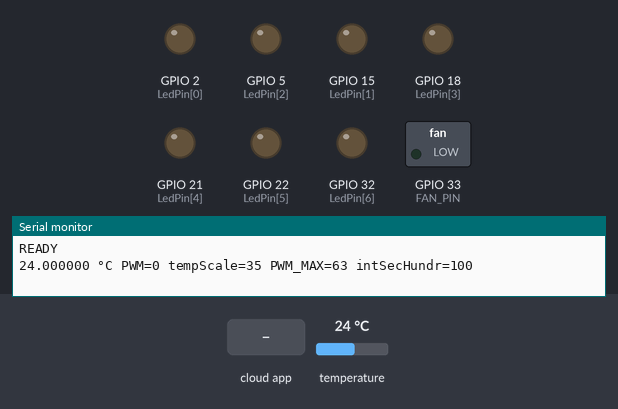
The sketch below on a simulated ESP32. Parts: switched loads named in the sketch (green lamp = pin HIGH), output pins drawn as LEDs (lit = HIGH), the last lines printed to the serial monitor. Dashed ring = blinking. The test bench sets the inputs (shaded band); at power-on: temperature 24 °C. The RemoteXY app is connected.

Above: at 1.2 s.
1.3 s: the phone or cloud app sets RaSwitch1 to 1
At 2.0 s:
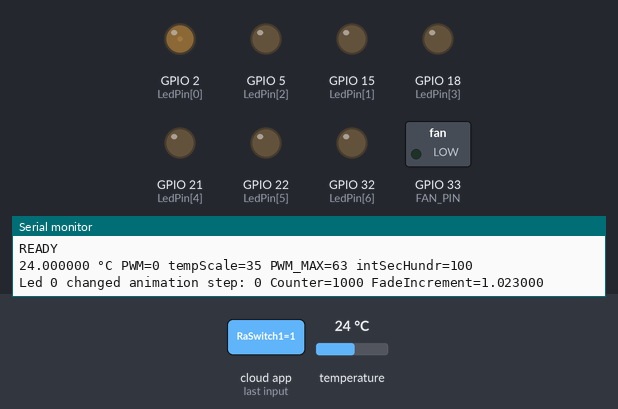
4.8 s: the phone or cloud app sets RaAnimazione to 1
At 7.5 s:
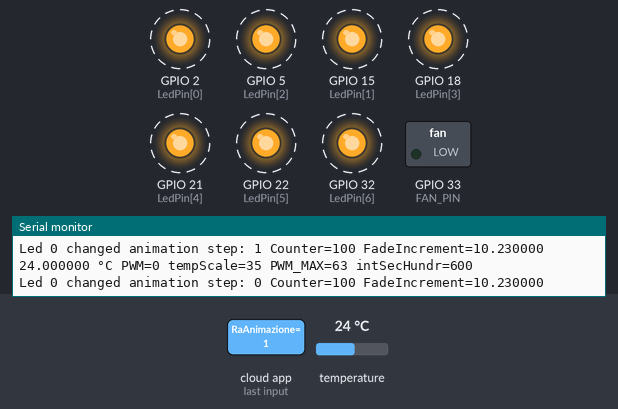
9.1 s: temperature set to 35.4 °C
10.9 s: temperature set to 36.4 °C
At 14.3 s:
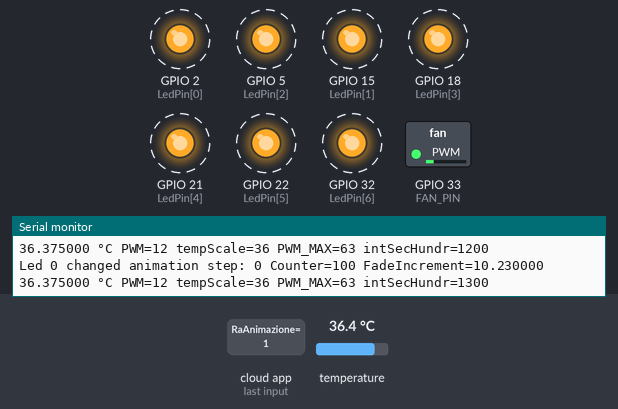
15.2 s: the phone or cloud app sets slider_1 to 25
19.5 s: the phone or cloud app sets RaAnimazione to 0
At 20.5 s:
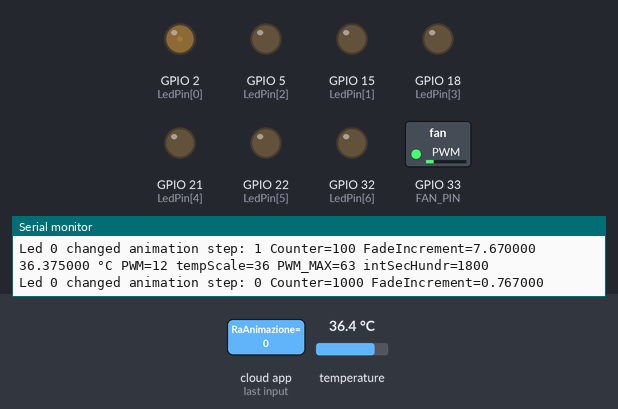
Timing chart, 0 to 28.3 s (numbered marks = the images above; inputs shaded):
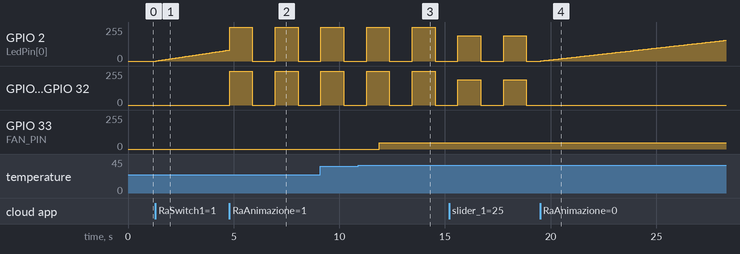

Measured:
- the behaviour switches between 35.9 and 36 °C on temperature (found by bisection; images 2 and 3)
- after the input at 1.3 s, GPIO 2 (LedPin[0]): moves from 0/255 to 82/255 over 3.4 s, starting at once
- after the input at 4.8 s, GPIO 5 (LedPin[2]), GPIO 15 (LedPin[1]), GPIO 18 (LedPin[3]), GPIO 21 (LedPin[4]), GPIO 22 (LedPin[5]), GPIO 32 (LedPin[6]): alternates 255/255 for 1.1 s and 0/255 for 1.1 s, starting at once
- after the input at 10.9 s, GPIO 33 (FAN_PIN): 0/255 → 48/255 after 0.99 s
- after the input at 19.5 s, GPIO 5 (LedPin[2]), GPIO 15 (LedPin[1]), GPIO 18 (LedPin[3]), GPIO 21 (LedPin[4]), GPIO 22 (LedPin[5]), GPIO 32 (LedPin[6]): stops changing and stays 0/255

The sketch:

ESP32SNativitySceneDimmer.ino
```cpp
//////////////////////////////////////////////
//        RemoteXY include library          //
//////////////////////////////////////////////

// RemoteXY select connection mode and include library
#define REMOTEXY_MODE__ESP32CORE_BLUETOOTH
#include <BluetoothSerial.h>

#include <RemoteXY.h>

// RemoteXY connection settings
#define REMOTEXY_BLUETOOTH_NAME "RemoteXY"


// RemoteXY configurate
#pragma pack(push, 1)
uint8_t RemoteXY_CONF[] =
  { 255,3,0,0,0,73,0,13,13,1,
  2,0,21,3,22,11,2,26,31,31,
  79,78,0,79,70,70,0,3,132,14,
  28,33,9,2,26,129,0,14,20,34,
  6,17,65,110,105,109,97,122,105,111,
  110,101,0,4,192,0,49,62,7,2,
  26,129,0,15,41,34,6,17,76,117,
  109,105,110,111,115,105,116,195,160,0 };

// this structure defines all the variables and events of your control interface
struct {

    // input variables
  uint8_t RaSwitch1; // =1 if switch ON and =0 if OFF
  uint8_t RaAnimazione; // =0 if select position A, =1 if position B, =2 if position C, ...
  int8_t slider_1; // =0..100 slider position

    // other variable
  uint8_t connect_flag;  // =1 if wire connected, else =0

} RemoteXY;
#pragma pack(pop)

/////////////////////////////////////////////
//           END RemoteXY include          //
/////////////////////////////////////////////

#include <OneWire.h>
#include <DallasTemperature.h>

#define VERBOSE true
#define TIME_RES_MILLIS 10

// LED ------------------------------------------------------
#define NUMLEDS 7
#define MAXANIMATIONSTEPS 10
enum {
  ENDANIMATION=0,
  FADEUP,
  FADEDOWN,
  ON,
  OFF
};

//uint8_t LedPin[NUMLEDS] ={2,15,5,18,19,21,22,23,32,33,25,26,27,14,12};
uint8_t LedPin[NUMLEDS]   ={2,15,5,18,21,22,32};
uint8_t intLedCurAniIdx[NUMLEDS];
uint16_t intLedTimeCounter[NUMLEDS];
uint8_t aLedProgram[][NUMLEDS][MAXANIMATIONSTEPS][2]={
{
   { {FADEUP,10}, {ON,75}, {FADEDOWN,5}, {OFF, 30} }
  ,{ {OFF,10}, {FADEUP,10},{ON, 55}, {FADEDOWN,5}, {OFF,35} }
  ,{ {OFF,20}, {FADEUP,10},{ON, 40}, {FADEDOWN,5}, {OFF,45} }
  ,{ {OFF,30}, {FADEUP, 5},{ON, 30}, {FADEDOWN,5}, {OFF,50} }
  ,{ {OFF,35}, {FADEUP, 5},{ON, 25}, {FADEDOWN,5}, {OFF,50} }
  ,{ {OFF,40}, {FADEUP, 5},{ON, 20}, {FADEDOWN,5}, {OFF,50} }
  ,{ {OFF,45}, {FADEUP, 5},{ON, 25}, {FADEDOWN,5}, {OFF,40} }
}
,{
   { {ON, 1},{OFF, 1} }
  ,{ {ON, 1},{OFF, 1} }
  ,{ {ON, 1},{OFF, 1} }
  ,{ {ON, 1},{OFF, 1} }
  ,{ {ON, 1},{OFF, 1} }
  ,{ {ON, 1},{OFF, 1} }
  ,{ {ON, 1},{OFF, 1} }
}
,{
   { {FADEUP, 5},{FADEDOWN, 5} }
  ,{ {FADEUP, 5},{FADEDOWN, 5} }
  ,{ {FADEUP, 5},{FADEDOWN, 5} }
  ,{ {FADEUP, 5},{FADEDOWN, 5} }
  ,{ {FADEUP, 5},{FADEDOWN, 5} }
  ,{ {FADEUP, 5},{FADEDOWN, 5} }
  ,{ {FADEUP, 5},{FADEDOWN, 5} }
}
,{
   { {ON, 1} }
  ,{ {ON, 1} }
  ,{ {ON, 1} }
  ,{ {ON, 1} }
  ,{ {ON, 1} }
  ,{ {ON, 1} }
  ,{ {ON, 1} }
}
};
#define NUMLEDPROGRAMS sizeof(aLedProgram)/NUMLEDS/MAXANIMATIONSTEPS/2

uint8_t intLedCurPgm=1;
float LedPWM[NUMLEDS];
float LedFadeIncrement[NUMLEDS];

// LED PWM Settings
#define PWMFREQ 5000 // 5 KHz
#define PWMRESOLUTION 10 // 0 to 2^10-1=1023
const int MAX_DUTY_CYCLE = (int)(pow(2, PWMRESOLUTION) - 1);
int intBrightness;

// PUSHBUTTON ----------------------------------------------
#define PUSHBUTTONPIN 0 //13 // use 0 for GPIO0, the on-board pushbutton
int intPushButtonPrevState=HIGH;
int intPushButtonCounter;
#define PUSHBUTTONLONGPRESSHUNDR 200 // 2 seconds for a long press state

// DS18B20 -------------------------------------------------
// GPIO where the DS18B20 is connected to
#define oneWireBus 4

// Setup a oneWire instance to communicate with any OneWire devices
OneWire oneWire(oneWireBus);

// Pass our oneWire reference to Dallas Temperature sensor
DallasTemperature sensors(&oneWire);

float temperatureC;

// FAN ------------------------------------------------------
#define FAN_PIN 33
#define FAN_PWMCHAN 15       // use the last one, leaving all the other 0 to 15 to LEDs
#define FAN_PWM_RESOLUTION 6 // 64 different fan speeds are enough
#define FAN_PWM_FREQ 10000   // Use a higher frequency for the fan, otherwise you can hear it whisteling
const int FAN_PWM_MAX=(pow(2, FAN_PWM_RESOLUTION) - 1);
#define FAN_TEMP_MAX 40      // Fan hysteresys: Temperature at which to start the fan
#define FAN_TEMP_MIN 35      //                 Temperature at which to stop the fan

int intSecHundr,lastTimerValue;
int intLastTempRead;

// ------------------------------------------------------------------------------
void dbgprintf(const char *format, ...) { // Generic debug sprintf function capable to output to serial in one line
// ------------------------------------------------------------------------------
#if VERBOSE
  char strDebugLine[256];
  va_list args;
  va_start(args, format);
  vsnprintf(strDebugLine, 255, format, args);
  Serial.println(strDebugLine);
  va_end(args);
#endif
}

// ------------------------------------------------------------------------------
void LedProgramInit() { // LED internal counters and animation init
// ------------------------------------------------------------------------------
  for(uint8_t i=0;i<NUMLEDS;i++) {
    intLedCurAniIdx[i]=255;
    intLedTimeCounter[i]=1;
    LedPWM[i]=0;
    ledcWrite(i, LedPWM[i]);
  }
}

// ------------------------------------------------------------------------------
void setup() {
// ------------------------------------------------------------------------------
  // LED PWM pins and lib initialization ----------------------------------------
  for(uint8_t i=0;i<NUMLEDS;i++) {
    ledcSetup(i, PWMFREQ, PWMRESOLUTION);
    pinMode(LedPin[i], OUTPUT);
    ledcAttachPin(LedPin[i], i);
  }
  LedProgramInit();

  // FAN PWM pin initialization -------------------------------------------------
  ledcSetup(FAN_PWMCHAN, 10000, FAN_PWM_RESOLUTION);
  pinMode(FAN_PIN, OUTPUT);
  ledcAttachPin(FAN_PIN, FAN_PWMCHAN);

  // Start the Serial Monitor
  Serial.begin(115200);
  // Start the DS18B20 sensor
  sensors.begin();
  sensors.setWaitForConversion(false); // Function requestTemperature() etc returns immediately

  pinMode(PUSHBUTTONPIN, INPUT);

  RemoteXY_Init ();

  dbgprintf("READY");
}

//boolean blnEnabled=false;

// ------------------------------------------------------------------------------
void loop() {
// ------------------------------------------------------------------------------
#define PUSHBUTTONLONGPRESS 200 // 2 seconds for a long press state

  RemoteXY_Handler();

  if(millis()-lastTimerValue>=10) { // 10 milliseconds=1 hundredth of a second
    lastTimerValue=millis();
    intSecHundr++;

    /*// Push button handling -----------------------------------------
    int intPushButtonState = digitalRead(PUSHBUTTONPIN);
    if(intPushButtonState != intPushButtonPrevState) {
      dbgprintf("Button changed state: %i", intPushButtonState);
      intPushButtonPrevState = intPushButtonState;
      intPushButtonCounter=PUSHBUTTONLONGPRESSHUNDR; // Reinit counter
      if(intPushButtonState==HIGH) { // It is now HIGH, it was LOW but no long press so it's a
        // Normal press:
        blnEnabled = !blnEnabled; // Toggle enable
        dbgprintf("Enabled: %i", blnEnabled);
        LedProgramInit();
      }
    } else if(intPushButtonState==LOW) {
      //dbgprintf("Button state: %i intPushButtonCounter=%i", intPushButtonState,intPushButtonCounter);
      if(intPushButtonCounter>0) {
        intPushButtonCounter--;
        if(intPushButtonCounter==0) { // It has been LOW for intPushButtonCounter hundredths/sec = Long push
          intPushButtonPrevState = intPushButtonState; // Cheat this routine so next loop it doesn't retrigger
          if(++intLedCurPgm > NUMLEDPROGRAMS-1) intLedCurPgm=0; // Select next program in sequence, looping through them
          LedProgramInit();
          dbgprintf("Long Press! Start Program #%i", intLedCurPgm);
          blnEnabled = true;
        }
      }
    }*/


    if(RemoteXY.RaSwitch1==0) { // Power OFF
      LedProgramInit(); // shut down LEDs
    } else {
      if(intLedCurPgm != RemoteXY.RaAnimazione) {
        LedProgramInit();
      }
      intLedCurPgm=RemoteXY.RaAnimazione;
      intBrightness=MAX_DUTY_CYCLE*(100-RemoteXY.slider_1)/100;
      // LED handling -------------------------------------------------
      for(uint8_t i=0;i<NUMLEDS;i++) {
        if(intLedTimeCounter[i]>0) {
          if(--intLedTimeCounter[i]==0) {
            intLedCurAniIdx[i]++;
            if(aLedProgram[intLedCurPgm][i][intLedCurAniIdx[i]][0]==ENDANIMATION) {
              intLedCurAniIdx[i]=0;
            }
            intLedTimeCounter[i]=aLedProgram[intLedCurPgm][i][intLedCurAniIdx[i]][1]*100; // Seconds->Hundredths
            LedFadeIncrement[i]=intBrightness/(((float)intLedTimeCounter[i]/TIME_RES_MILLIS*10));
            if(i==0){
              dbgprintf("Led %i changed animation step: %i Counter=%i FadeIncrement=%f", i, intLedCurAniIdx[i], intLedTimeCounter[i], LedFadeIncrement[i]);
            }
          }
        }
        switch(aLedProgram[intLedCurPgm][i][intLedCurAniIdx[i]][0]) {
          case OFF:
            LedPWM[i]=0;
            break;
          case ON:
              LedPWM[i]=intBrightness;
            break;
          case FADEUP:
            if(intBrightness-LedPWM[i]>LedFadeIncrement[i]) {
              LedPWM[i]+=LedFadeIncrement[i];
            } else {
              LedPWM[i]=intBrightness;
            }
            break;
          case FADEDOWN:
            if(LedPWM[i]>LedFadeIncrement[i]) {
              LedPWM[i]-=LedFadeIncrement[i];
            } else {
              LedPWM[i]=0;
            }
            break;
        }
        ledcWrite(i, LedPWM[i]);
        if(i==0){
          //dbgprintf("Ani=%i LedPWM[i]=%f Count=%i LedFadeIncrement[i]=%f",intLedCurAniIdx[i],LedPWM[i],intLedTimeCounter[i],LedFadeIncrement[i]);
        }
      } // for(i) NUMLEDS
    } // if(blnEnabled)

    //dbgprintf("intSecHundr=%i",intSecHundr);

    // FAN handling -------------------------------------------------
    if(abs(intSecHundr-intLastTempRead)>=100) { // Conversion on DS18B20 takes about 750ms so read it each 1 second interval
      intLastTempRead=intSecHundr;
      temperatureC = sensors.getTempCByIndex(0);
      sensors.requestTemperatures(); // Start a new reading
      //dbgprintf("temperatureC=%f ºC",temperatureC);
      int tempScale=temperatureC;
      if(tempScale>FAN_TEMP_MAX) tempScale=FAN_TEMP_MAX;
      if(tempScale<FAN_TEMP_MIN) tempScale=FAN_TEMP_MIN;
      int intPwmFan=(int)(tempScale-FAN_TEMP_MIN)*(FAN_PWM_MAX/(FAN_TEMP_MAX-FAN_TEMP_MIN));
      dbgprintf("%f °C PWM=%i tempScale=%i PWM_MAX=%i intSecHundr=%i",temperatureC,intPwmFan,tempScale,FAN_PWM_MAX,intSecHundr);
      ledcWrite(FAN_PWMCHAN, intPwmFan);
    }
  }

  delay(TIME_RES_MILLIS);
}
```
